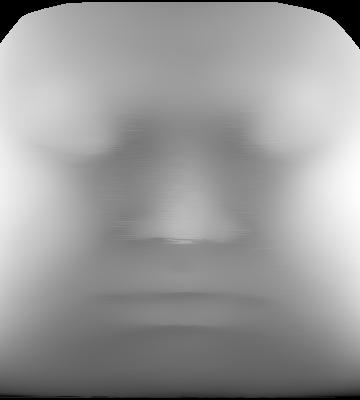
#> input picture data/img3dTo2d/before_set1/Image336.jpg, 360 x 400 px, given as the content of the folder data/img3dTo2d/before_set1/Image336.jpg, which was not available
$ python -i run_generation.py   (imports and definitions only)
#> lines starting #> are read from the running program, lines starting #| are printed output that depends on the picture
#> in generateImages, img is the input picture: shape (400, 360); min 0, max 255, mean 153.7
# -*- coding: utf-8 -*-
"""
@author: Terada
"""

import numpy as np
import matplotlib.pyplot as plt

import os
from pandas.io.parsers import read_csv
from sklearn.utils import shuffle
from sklearn.model_selection import train_test_split
from sklearn.metrics import mean_squared_error
from collections import OrderedDict

import glob
import cv2
from collections import deque
import csv
import copy

## Translation x4
def doTranslation(_img):
    rows, cols = _img.shape
#> rows = 400; cols = 360
    x_value = [-cols / 10, cols / 10]
#> x_value = [-36, 36]
    y_value = [-rows / 10, rows / 10]
#> y_value = [-40, 40]
    img_list = deque([])
    for xv in x_value:
        for yv in y_value:
            M = np.float32([[1, 0, xv], [0, 1, yv]])
            dst = cv2.warpAffine(_img, M, (cols, rows))
            img_list.append(dst)
    return img_list

## Scale x8
def doScale(_img):
    rows, cols = _img.shape
#> rows = 400; cols = 360
    x_value = [1.1, 1.0, 0.9]
    y_value = [1.1, 1.0, 0.9]
    img_list = deque([])
    for xv in x_value:
        for yv in y_value:
            if xv == 1.0 and yv == 1.0:
                continue
            M = np.float32([[xv, 0, 0], [0, yv, 0]])
            dst = cv2.warpAffine(_img, M, (cols, rows))
            img_list.append(dst)
    return img_list

## Scale -> Flip x8
def doScale_yFlip(_img):
    rows, cols = _img.shape
#> rows = 400; cols = 360
    x_value = [1.1, 1.0, 0.9]
    y_value = [1.1, 1.0, 0.9]
    img_list = deque([])
    for xv in x_value:
        for yv in y_value:
            if xv == 1.0 and yv == 1.0:
                continue
            M = np.float32([[xv, 0, 0], [0, yv, 0]])
            dst = cv2.warpAffine(_img, M, (cols, rows))
            dst_yflip = cv2.flip(dst, 1)
            img_list.append(dst_yflip)
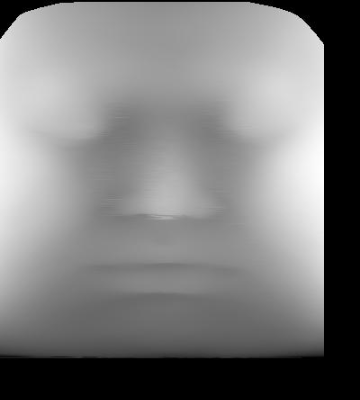
#> dst: shape (400, 360); min 0, max 255, mean 124.5
    return img_list

def getFullPathFiles(_dir, _ext = "*"):
    files = None
    if type(_dir) == str:
        # get fullpath files
        files = glob.glob(_dir + "//" + _ext)
    elif type(_dir) == list:
        files = _dir
    return files

# [12 lines left out: function writeImageList, not called in this run]

def generateImages(_srcPath, _dstPath = None, _isDraw = False, _isWrite = False):
    if _dstPath == None:
        _dstPath = _srcPath
    files = getFullPathFiles(_srcPath, _ext="*.jpg")

    for i, filename in enumerate(files):
        # read image
        img = cv2.imread(filename, 0)

        # pre-processing
        img_yflip = cv2.flip(img, 1) #x:0, y:1, xy:-1
        img_trans_list = doTranslation(img)
        img_scale_list = doScale(img)
        img_scale_ylip_list = doScale_yFlip(img)

        # draw
        if _isDraw:
            cv2.imshow("Image", img)
            cv2.imshow("yFlip", img_yflip)
            for ino, pimg in enumerate(img_trans_list):
                cv2.imshow("Translation {0}".format(ino), pimg)
            for ino, pimg in enumerate(img_scale_list):
                cv2.imshow("Scale {0}".format(ino), pimg)
            for ino, pimg in enumerate(img_scale_ylip_list):
                cv2.imshow("Scale Flip {0}".format(ino), pimg)
            cv2.waitKey(0)

        # write
        if _isWrite:
            writeImageList(list([img_yflip]), _dstPath, filename, '_yflip')
            writeImageList(img_trans_list, _dstPath, filename, '_trans')
            writeImageList(img_scale_list, _dstPath, filename, '_scale')
            writeImageList(img_scale_ylip_list, _dstPath, filename, '_scale_yflip')

###---------------------------------------------

# [108 lines left out: functions readText, doTextFlip, doTextTranslation, doTextScale, doTextScale_yFlip, writeTextList and 1 more, not called in this run]

# parts swap
yflipID = {0:3, 1:2, 2:1, 3:0, 4:6, 5:7, 6:4, 7:5, 8:8, 9:9, 10:12, 11:11, 12:10, 13:13}

# [7 lines not run here, left out]

>>> result = generateImages('data/img3dTo2d/before_set1/Image336.jpg')

$ run again, on data/img3dTo2d/before_set1/Image338.jpg
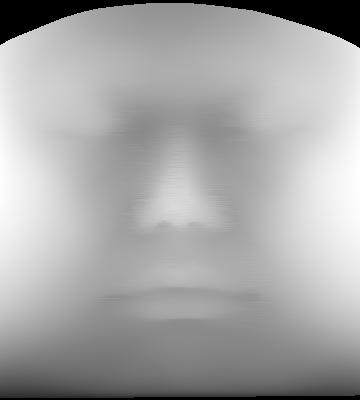
#> input picture data/img3dTo2d/before_set1/Image338.jpg, 360 x 400 px, given as the content of the folder data/img3dTo2d/before_set1/Image338.jpg, which was not available
#> in generateImages, img is the input picture: shape (400, 360); min 0, max 255, mean 166.6
#> after the loop in doScale_yFlip, `for xv in x_value:`:
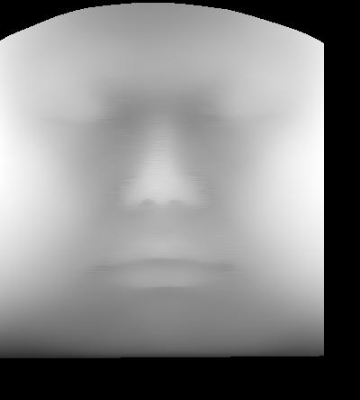
#> dst: shape (400, 360); min 0, max 255, mean 134.9

$ run again, on data/img3dTo2d/before_set1/Image344.jpg
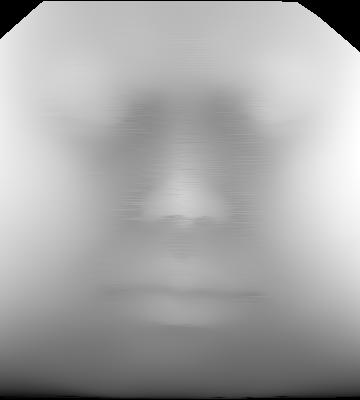
#> input picture data/img3dTo2d/before_set1/Image344.jpg, 360 x 400 px, given as the content of the folder data/img3dTo2d/before_set1/Image344.jpg, which was not available
#> in generateImages, img is the input picture: shape (400, 360); min 0, max 255, mean 167.5
#> after the loop in doScale_yFlip, `for xv in x_value:`:
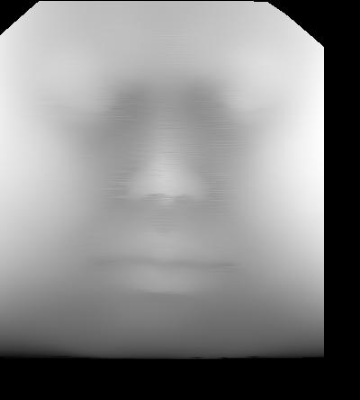
#> dst: shape (400, 360); min 0, max 255, mean 135.6

$ run again, on data/img3dTo2d/before_set1/Image360.jpg
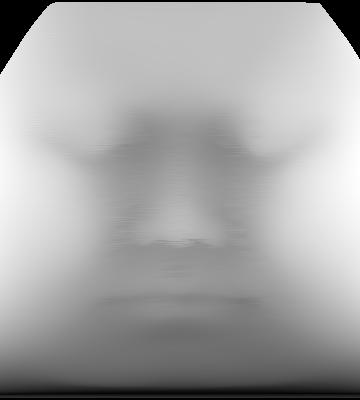
#> input picture data/img3dTo2d/before_set1/Image360.jpg, 360 x 400 px, given as the content of the folder data/img3dTo2d/before_set1/Image360.jpg, which was not available
#> in generateImages, img is the input picture: shape (400, 360); min 0, max 255, mean 166.1
#> after the loop in doScale_yFlip, `for xv in x_value:`:
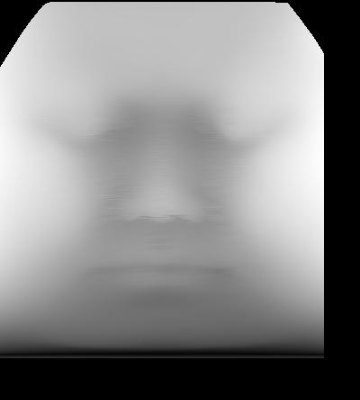
#> dst: shape (400, 360); min 0, max 255, mean 134.5
